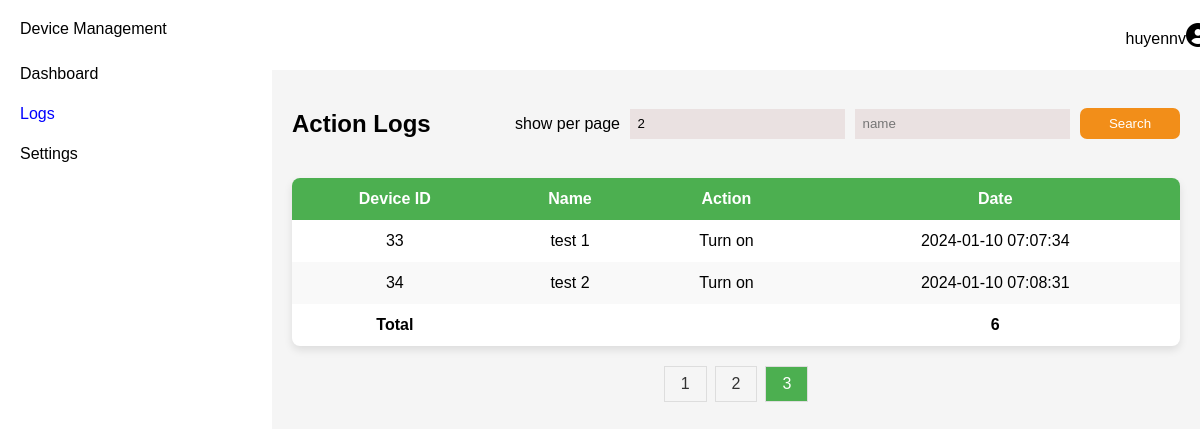
The app's page /views/dashboard.php?page=logs&p_page=3 (signed in) with its own data.
### tables this page shows
CREATE TABLE `logs` (
  `id` int(11) NOT NULL,
  `device_id` int(11) DEFAULT NULL,
  `name` varchar(255) NOT NULL,
  `action` varchar(255) DEFAULT 'Turn on',
  `date` timestamp NOT NULL DEFAULT current_timestamp()
);

### Controller/LogController.php (called while the page is built, shortened)
<?php
class LogController
{
    protected $logDb;
    public function __construct()
    {
        $db = new DBConnect();
        $this->logDb = new LogDB($db->connect());
    }
    public function getAllLogOfDevice($deviceIds, $keyword)
    {
        return $this->logDb->searchUserDeviceLogs($deviceIds, $keyword);
    }
}

### model/database/DBConnect.php (called while the page is built, shortened)
<?php
class DBConnect
{
    protected $host;
    protected $username;
    protected $password;
    protected $dbname;
    public function __construct()
    {
        $this->host = "localhost";
        $this->username = "root";
        $this->password = "";
        $this->dbname = "database";
    }
    public function connect()
    {
        try {
            $this->conn = new PDO("mysql:host=$this->host;dbname=$this->dbname", $this->username, $this->password);
            $this->conn->setAttribute(PDO::ATTR_ERRMODE, PDO::ERRMODE_EXCEPTION);
            return $this->conn;
        } catch (PDOException $e) {
            echo "Connection failed: " . $e->getMessage();
        }
    }
}

### model/log/LogDB.php (called while the page is built, shortened)
<?php
class LogDB
{
    protected $connect;
    public function __construct($connect)
    {
        $this->connect = $connect;
    }
    public function searchUserDeviceLogs($deviceIds, $name)
    {
        $device_ids_str = implode(",", $deviceIds);
        $logsQuery = "SELECT * FROM logs WHERE device_id IN ($device_ids_str) AND name LIKE '%$name%'";
        $logsResult = $this->connect->query($logsQuery);
        return $logsResult->fetchAll();
    }
}

### views/contentLogs.php (the view, shortened to what this page needs)
<?php
include '../Controller/LogController.php';
$deviceController = new DeviceController();
$logController = new LogController();
$user_id = $_SESSION['user_id'];
$devicesResult = $deviceController->getAllDevicesOfUser($user_id);
$deviceIds = [];
foreach ($devicesResult as $device) {
    array_push($deviceIds, $device->getDeviceId());
}
$searchTerm = isset($_GET['search']) ? $_GET['search'] : '';
$logsInfo = $logController->getAllLogOfDevice($deviceIds, $searchTerm);
$itemsPerPage = isset($_GET['show']) ? $_GET['show'] : 2;
$totalItems = count($logsInfo);
$totalPages = ceil($totalItems / $itemsPerPage);
$p_page = isset($_GET['p_page']) ? $_GET['p_page'] : 1;
$offset = ($p_page - 1) * $itemsPerPage;
$searchedDevices = array_slice($logsInfo, $offset, $itemsPerPage);
?>
<!DOCTYPE html>
<html lang="en">
<head>
</head>
<body>
    <div class="header-logs">
        <h2 class="title">
            Action Logs
        </h2>
        <div style="display: flex;">
            <form method="post" action="" style="display: flex; align-items:center;">
                <div style="margin-right: 10px;">
                    show per page
                </div>
                <input type="text" name="number" value="<?php echo $itemsPerPage; ?>" placeholder="number product">
                <input type="text" name="search" id="search" value="<?php echo $searchTerm; ?>" placeholder="name">
                <button type="submit">
                    Search
                </button>
            </form>
        </div>
    </div>
    <table>
        <thead>
            <tr>
                <th>Device ID</th>
                <th>Name</th>
                <th>Action</th>
                <th>Date</th>
            </tr>
        </thead>
        <tbody>
            <?php foreach ($searchedDevices as $device) : ?>
                <tr>
                    <td><?php echo $device['device_id']; ?></td>
                    <td><?php echo $device['name']; ?></td>
                    <td><?php echo $device['action']; ?></td>
                    <td><?php echo $device['date']; ?></td>
                </tr>
            <?php endforeach; ?>
            <tr>
                <td class="table-logs">
                    Total
                </td>
                <td></td>
                <td></td>
                <td class="table-logs">
                    <?php echo $totalItems; ?>
                </td>
            </tr>
        </tbody>
    </table>
    <div class="pagination">
        <?php for ($i = 1; $i <= $totalPages; $i++) : ?>
            <a href="?page=logs&p_page=<?php if ($searchTerm != '') {
                                            echo $i . "&search=" . $searchTerm;
                                        } else {
                                            echo $i;
                                        }  ?>" <?php echo ($i == $p_page) ? 'class="active"' : ''; ?>><?php echo $i; ?>
            </a>
        <?php endfor; ?>
    </div>
</body>
</html>

### views/dashboard.css (style rules this page uses)
body { font-family: Arial, sans-serif; background-color: white; margin: 0; height: 100vh; }
a { color: black; text-decoration: none; background-color: transparent; }
table { width: 100%; border-collapse: collapse; margin-top: 20px; box-shadow: 0 4px 8px rgba(0, 0, 0, 0.1); background-color: #fff; border-radius: 8px; overflow: hidden; }
thead tr th { text-align: center; }
th, td { padding: 12px; text-align: center; }
th { background-color: #4caf50; color: white; }
tr:nth-child(even) { background-color: #f9f9f9; }

### views/contentLogs.php (style rules this page uses)
.pagination { display: flex; justify-content: center; margin-top: 20px; }
.pagination a { padding: 8px 16px; margin: 0 4px; border: 1px solid #ddd; text-decoration: none; color: #333; }
.pagination a.active { background-color: #4CAF50; color: white; }
.header-logs { display: flex; justify-content: space-between; align-items: center; }
.header-logs input { padding: 7.5px; width: 200px; margin-right: 10px; background-color: #eae1e1; border: none; outline: none; }
.header-logs button { width: 100px; height: 31px; text-align: center; background-color: #f28e19; border-radius: 7px; border: none; color: #fff; }
.table-logs { font-weight: bold; }

### records on screen
logs: device "33", name "test 1", action "Turn on", date "2024-01-10 07:07:34"
logs: device "34", name "test 2", action "Turn on", date "2024-01-10 07:08:31"

### other values on screen
$username "huyennv"
$totalItems "6"
